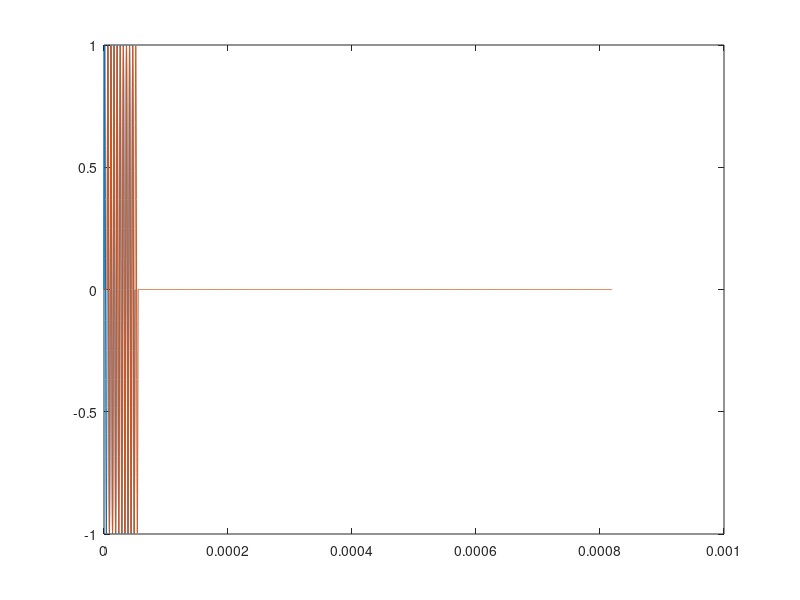

Write MATLAB code to recreate this figure.
function testAbsorption()

nfft = 2^12;
fs = 5e6;
t = (0:nfft-1)/fs;
f = (0:nfft-1)*fs/nfft;
c = 1500;
f0 = 200e3;
alphaLambda_dB = 0.008;

% Pulse
t_ex = (0:1/fs:50e-6);
x_ex = conj(hilbert(sin(2*pi*f0*t_ex)));
X_ex = ifft(x_ex, nfft);

% Propagate wave one wavelength
lambda = c/f0;

% With damping (complex k_z)
alpha_L = alphaLambda_dB*log(10)/10*f0/c;
c_L = c./(1 + 1i*alpha_L*c./f/2/pi);
c_L(f==0) = c;
k_z = 2*pi*f./c_L;


%% Propagate the wave
figure
plot(t_ex, real(x_ex))
hold on
prop = exp(1i*k_z*lambda);
x_prop = fft(X_ex.*prop, nfft);

plot(t, real(x_prop))

a_0 = max(real(x_ex));
a_lambda = max(real(x_prop));
err = abs(10*log10(a_0/a_lambda)-alphaLambda_dB);
assert(err < 10^-6,...
    'Calculated loss is not equal to the input')
end